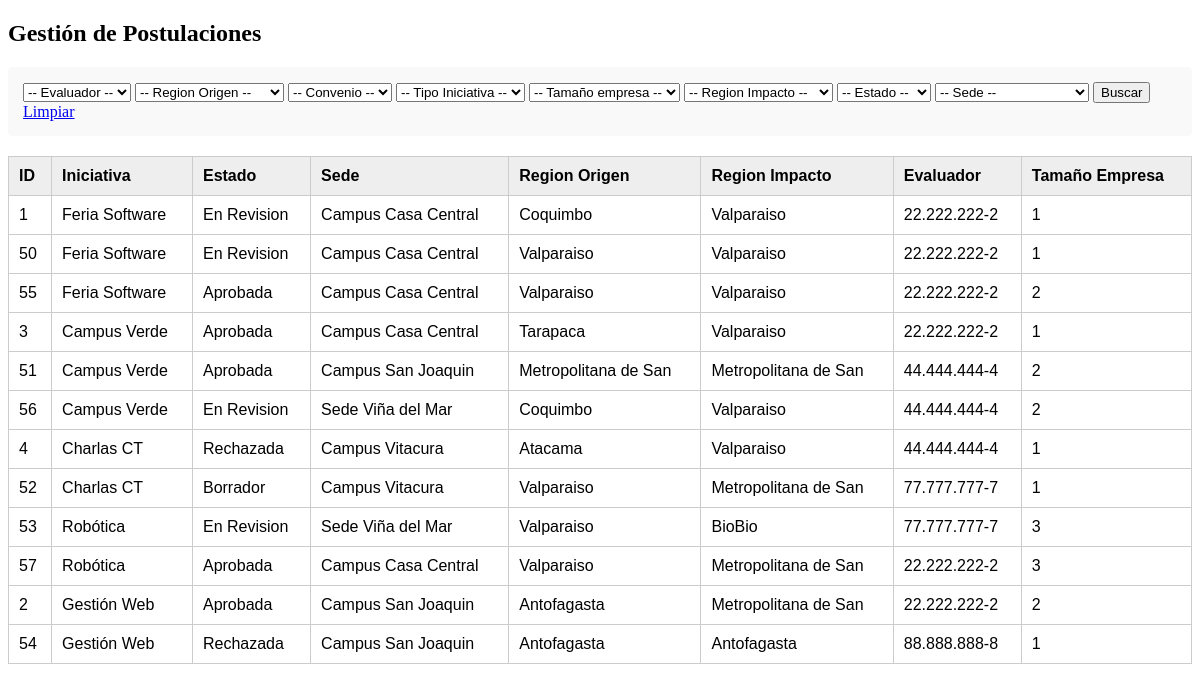
/busquedafiltro.php, run on the app's committed database.
### tables this page shows
CREATE TABLE `post_inicia` (
  `N_Postulacion` int(11) NOT NULL,
  `Codigo` int(10) NOT NULL,
  `Fecha_Post` date NOT NULL,
  `Responsable_1` varchar(100) NOT NULL,
  `Responsable_2` varchar(100) NOT NULL,
  `Presupuesto` decimal(15,2) NOT NULL,
  `id_inicia` int(9) NOT NULL,
  `Id_region_or` int(3) NOT NULL,
  `Id_region_imp` int(3) NOT NULL,
  `id_sede_postu` int(3) NOT NULL,
  `rut_empresa_postu` varchar(12) NOT NULL,
  `tipo_iniciativa_postu` int(3) NOT NULL,
  `id_estado_postu` int(3) NOT NULL,
  `rut_evaluador` varchar(12) NOT NULL,
  `rut_responsable` varchar(12) NOT NULL
);

CREATE TABLE `iniciativa` (
  `Id_iniciativa` int(9) NOT NULL,
  `Nombre_Iniciativa` varchar(255) NOT NULL,
  `Obj_iniciativa` text NOT NULL,
  `Des` text DEFAULT NULL,
  `Resultados_Iniciativa` text DEFAULT NULL,
  `Otros_doc` text DEFAULT NULL
);

CREATE TABLE `estado_postulacion` (
  `Id_Estado` int(3) NOT NULL,
  `Nombre_Estado` varchar(20) NOT NULL
);

CREATE TABLE `sede` (
  `id_sede` int(3) NOT NULL,
  `Nombre_sede` varchar(20) NOT NULL
);

CREATE TABLE `region` (
  `Id_region` int(3) NOT NULL,
  `Nombre_Region` varchar(20) NOT NULL
);

CREATE TABLE `web_usuarios` (
  `id_usuario` int(11) NOT NULL,
  `nombre` varchar(50) NOT NULL,
  `rut` varchar(12) NOT NULL,
  `contrasena` varchar(255) NOT NULL,
  `cargo` enum('Responsable Academico','Evaluador CT_USM','Administrador CT_USM') NOT NULL
);

CREATE TABLE `empresa` (
  `Rut_Empresa` varchar(12) NOT NULL,
  `Nombre_Empresa` varchar(100) NOT NULL,
  `Repre_Empresa` varchar(100) NOT NULL,
  `Mail_Repre_Empresa` varchar(100) NOT NULL,
  `Telefono_Empresa` varchar(20) NOT NULL,
  `Convenio` tinyint(1) NOT NULL,
  `tam_empresa` int(3) NOT NULL
);

### busquedafiltro.php (the view, shortened to what this page needs)
<?php
include 'bdconex.php';
$sql = "SELECT
            p.N_Postulacion,
            e.Nombre_Empresa,
            i.Nombre_Iniciativa,
            est.Nombre_Estado,
            s.Nombre_sede,
            r1.Nombre_Region AS Region_Origen,
            r2.Nombre_Region AS Region_Impacto,
            p.tipo_iniciativa_postu AS Tipo_Iniciativa,
            e.tam_empresa AS Tamaño_Empresa,
            e.Convenio,
            w.rut AS Rut_Evaluador
        FROM post_inicia p
        JOIN empresa e ON p.rut_empresa_postu = e.Rut_Empresa
        JOIN iniciativa i ON p.id_inicia = i.Id_iniciativa
        JOIN sede s ON p.id_sede_postu = s.id_sede
        JOIN estado_postulacion est ON p.id_estado_postu = est.Id_Estado
        JOIN region r1 ON p.id_region_or = r1.Id_region
        JOIN region r2 ON p.id_region_imp= r2.Id_region
        JOIN web_usuarios w ON p.rut_evaluador = w.rut";
$stmt = $conexion->prepare($sql);
$stmt->execute();
$resultado = $stmt->get_result();
?>
<!DOCTYPE html>
<html lang="es">
<head>
</head>
<body>
    <h2>Gestión de Postulaciones</h2>
    <div class="filtros">
        <form method="GET">
            <select name="evaluador">
                <option value="">-- Evaluador --</option>
</select>
        <select name="region_or">
            <option value="">-- Region Origen --</option>
</select>
           <select name="Convenio">
            <option value="">-- Convenio --</option>
        </select>
            <select name="tipo_iniciativa">
                <option value="">-- Tipo Iniciativa --</option>
</select>
           <select name="tam_empresa">
            <option value="">-- Tamaño empresa --</option>
             </select>
            <select name="region_imp">
            <option value="">-- Region Impacto --</option>
        </select>
           <select name="estado">
            <option value="">-- Estado --</option>
        </select>
            <select name="sede">
            <option value="">-- Sede --</option>
        </select>
            <button type="submit">Buscar</button>
            <a href="?">Limpiar</a>
        </form>
    </div>
    <table>
        <thead>
            <tr>
                <th>ID</th>
                <th>Iniciativa</th>
                <th>Estado</th>
                <th>Sede</th>
                <th>Region Origen</th>
                <th>Region Impacto</th>
                <th>Evaluador</th>
                <th>Tamaño Empresa</th>
            </tr>
        </thead>
        <tbody>
            <?php while ($row = $resultado->fetch_assoc()): ?>
                <tr>
                    <td><?php echo $row['N_Postulacion']; ?></td>
                    <td><?php echo $row['Nombre_Iniciativa']; ?></td>
                    <td><?php echo $row['Nombre_Estado']; ?></td>
                    <td><?php echo $row['Nombre_sede']; ?></td>
                    <td><?php echo $row['Region_Origen']; ?></td>
                    <td><?php echo $row['Region_Impacto']; ?></td>
                    <td><?php echo $row['Rut_Evaluador']; ?></td>
                    <td><?php echo $row['Tamaño_Empresa']; ?></td>
                </tr>
            <?php endwhile; ?>
        </tbody>
    </table>
</body>
</html>

### busquedafiltro.php (style rules this page uses)
table { width: 100%; border-collapse: collapse; margin-top: 20px; font-family: Arial, sans-serif; }
th, td { border: 1px solid #ccc; padding: 10px; text-align: left; }
th { background-color: #eee; }
.filtros { background: #f9f9f9; padding: 15px; border-radius: 5px; }

### data on the page
post_inicia: N_Postulacion "1", id_inicia.Nombre_Iniciativa "Feria Software", id_estado_postu.Nombre_Estado "En Revision", id_sede_postu.Nombre_sede "Campus Casa Central", Id_region_or.Nombre_Region "Coquimbo", Id_region_imp.Nombre_Region "Valparaiso", web_usuarios.rut "22.222.222-2", rut_empresa_postu.tam_empresa "1"
post_inicia: N_Postulacion "50", id_inicia.Nombre_Iniciativa "Feria Software", id_estado_postu.Nombre_Estado "En Revision", id_sede_postu.Nombre_sede "Campus Casa Central", Id_region_imp.Nombre_Region "Valparaiso", web_usuarios.rut "22.222.222-2", rut_empresa_postu.tam_empresa "1"
post_inicia: N_Postulacion "55", id_inicia.Nombre_Iniciativa "Feria Software", id_estado_postu.Nombre_Estado "Aprobada", id_sede_postu.Nombre_sede "Campus Casa Central", Id_region_imp.Nombre_Region "Valparaiso", web_usuarios.rut "22.222.222-2", rut_empresa_postu.tam_empresa "2"
post_inicia: N_Postulacion "3", id_inicia.Nombre_Iniciativa "Campus Verde", id_estado_postu.Nombre_Estado "Aprobada", id_sede_postu.Nombre_sede "Campus Casa Central", Id_region_or.Nombre_Region "Tarapaca", Id_region_imp.Nombre_Region "Valparaiso", web_usuarios.rut "22.222.222-2", rut_empresa_postu.tam_empresa "1"
post_inicia: N_Postulacion "51", id_inicia.Nombre_Iniciativa "Campus Verde", id_estado_postu.Nombre_Estado "Aprobada", id_sede_postu.Nombre_sede "Campus San Joaquin", Id_region_imp.Nombre_Region "Metropolitana de San", web_usuarios.rut "44.444.444-4", rut_empresa_postu.tam_empresa "2"
post_inicia: N_Postulacion "56", id_inicia.Nombre_Iniciativa "Campus Verde", id_estado_postu.Nombre_Estado "En Revision", id_sede_postu.Nombre_sede "Sede Viña del Mar", Id_region_or.Nombre_Region "Coquimbo", Id_region_imp.Nombre_Region "Valparaiso", web_usuarios.rut "44.444.444-4", rut_empresa_postu.tam_empresa "2"
post_inicia: N_Postulacion "4", id_inicia.Nombre_Iniciativa "Charlas CT", id_estado_postu.Nombre_Estado "Rechazada", id_sede_postu.Nombre_sede "Campus Vitacura", Id_region_or.Nombre_Region "Atacama", Id_region_imp.Nombre_Region "Valparaiso", web_usuarios.rut "44.444.444-4", rut_empresa_postu.tam_empresa "1"
post_inicia: N_Postulacion "52", id_inicia.Nombre_Iniciativa "Charlas CT", id_estado_postu.Nombre_Estado "Borrador", id_sede_postu.Nombre_sede "Campus Vitacura", Id_region_or.Nombre_Region "Valparaiso", Id_region_imp.Nombre_Region "Metropolitana de San", web_usuarios.rut "77.777.777-7", rut_empresa_postu.tam_empresa "1"
post_inicia: N_Postulacion "53", id_inicia.Nombre_Iniciativa "Robótica", id_estado_postu.Nombre_Estado "En Revision", id_sede_postu.Nombre_sede "Sede Viña del Mar", Id_region_or.Nombre_Region "Valparaiso", Id_region_imp.Nombre_Region "BioBio", web_usuarios.rut "77.777.777-7", rut_empresa_postu.tam_empresa "3"
post_inicia: N_Postulacion "57", id_inicia.Nombre_Iniciativa "Robótica", id_estado_postu.Nombre_Estado "Aprobada", id_sede_postu.Nombre_sede "Campus Casa Central", Id_region_or.Nombre_Region "Valparaiso", Id_region_imp.Nombre_Region "Metropolitana de San", web_usuarios.rut "22.222.222-2", rut_empresa_postu.tam_empresa "3"
post_inicia: N_Postulacion "2", id_inicia.Nombre_Iniciativa "Gestión Web", id_estado_postu.Nombre_Estado "Aprobada", id_sede_postu.Nombre_sede "Campus San Joaquin", Id_region_or.Nombre_Region "Antofagasta", Id_region_imp.Nombre_Region "Metropolitana de San", web_usuarios.rut "22.222.222-2", rut_empresa_postu.tam_empresa "2"
post_inicia: N_Postulacion "54", id_inicia.Nombre_Iniciativa "Gestión Web", id_estado_postu.Nombre_Estado "Rechazada", id_sede_postu.Nombre_sede "Campus San Joaquin", Id_region_imp.Nombre_Region "Antofagasta", web_usuarios.rut "88.888.888-8", rut_empresa_postu.tam_empresa "1"
